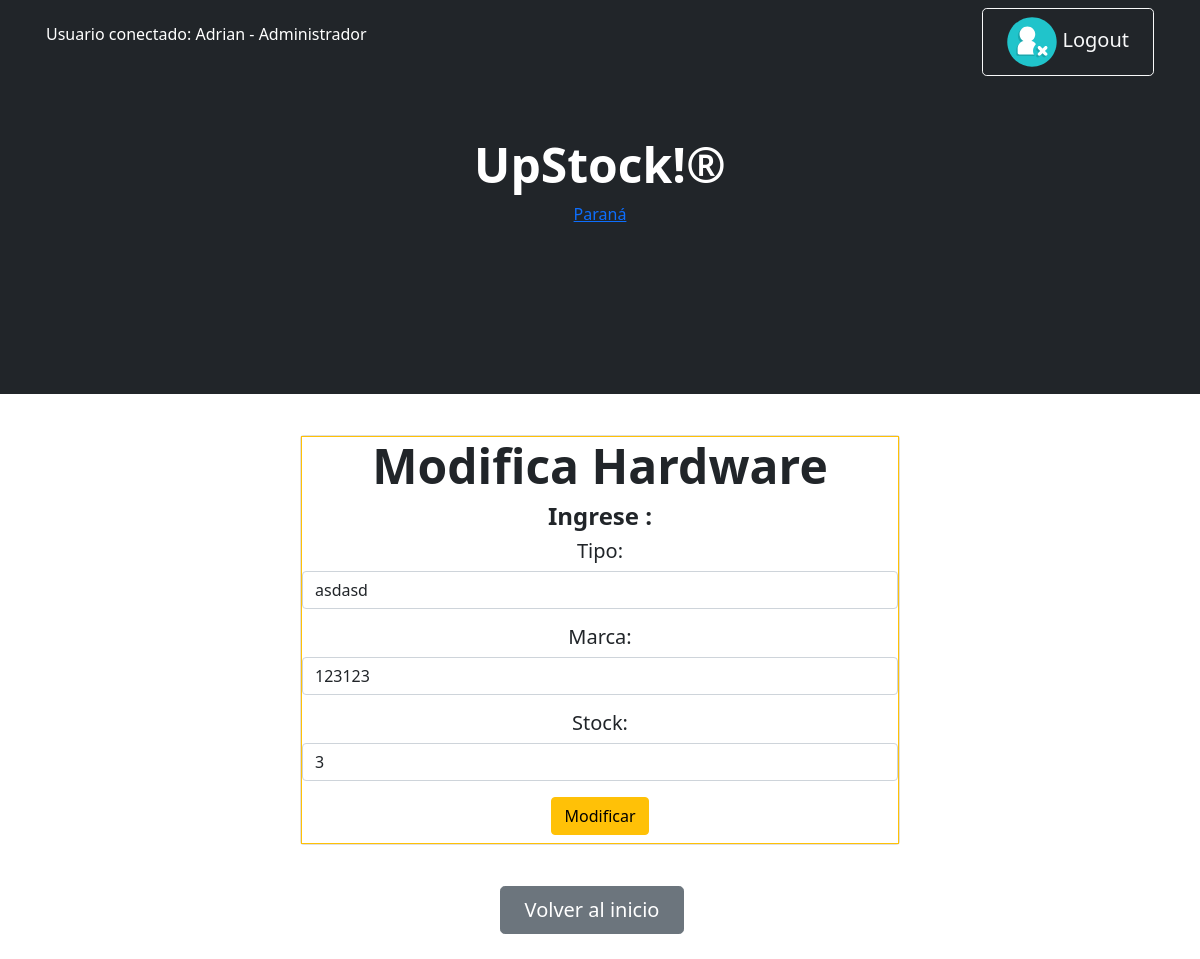
/upstock/editar_hard/2 (signed in), run on an earlier commit of the app's database.
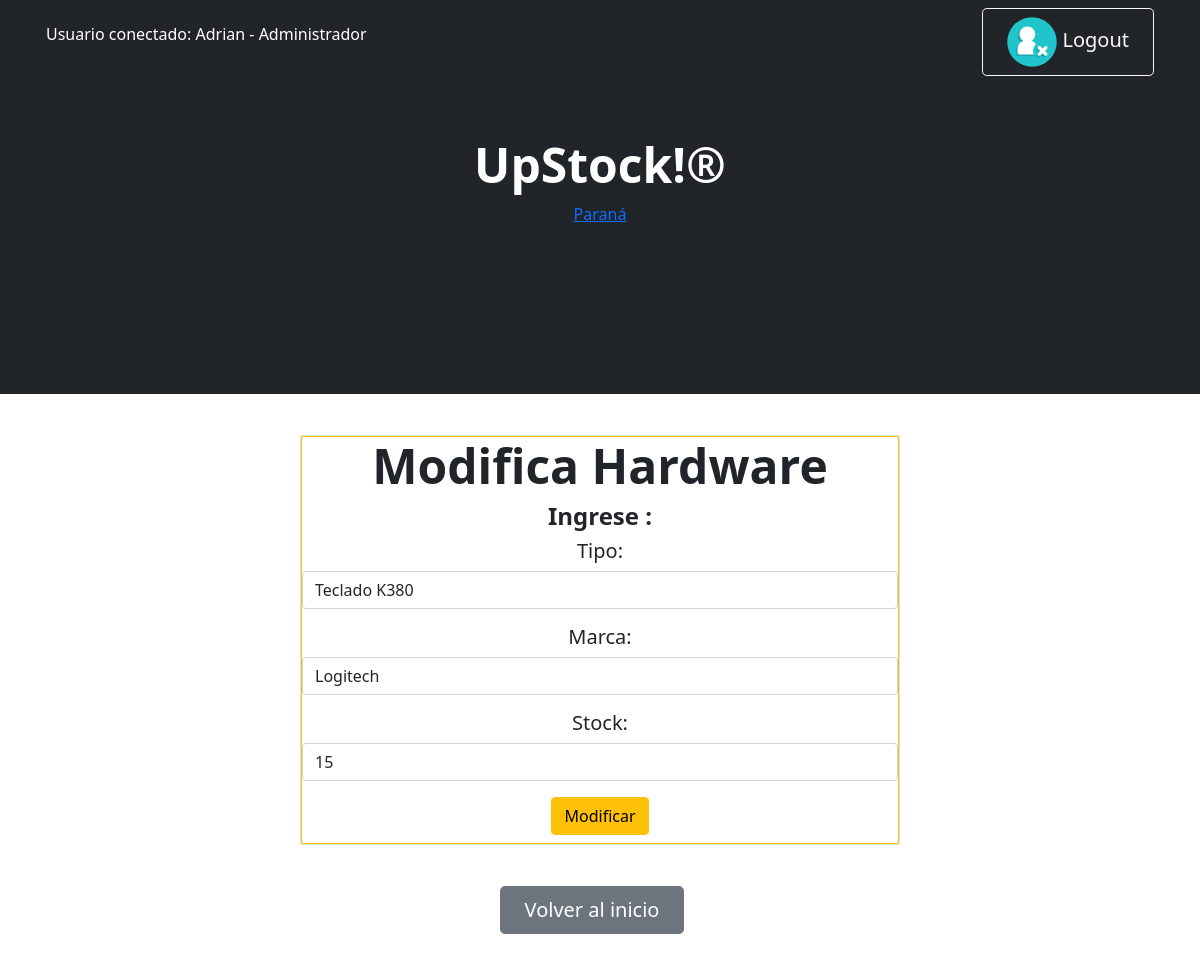
And on a later commit of the database.
### Miapp/models.py (models this page shows, shortened)
class Hardware (models.Model):
    tipo= models.CharField (max_length=50)
    marca= models.CharField (max_length=50)
    stock= models.IntegerField()

### Miapp/views.py (the view)
# urls.py: path('editar_hard/<int:id>',editar_hardware,name='editar_hard'),
@permission_required('Miapp.change_hardware', raise_exception=True)
@login_required(login_url='Inicio')
def editar_hardware(request,id):
    Hard=Hardware.objects.get(id=id)
    if request.method == "POST":
        mi_formulario = Formulario_hardware (request.POST)
        if mi_formulario.is_valid():
            data= mi_formulario.cleaned_data
            Hard.tipo=data["tipo"]
            Hard.marca=data["marca"]
            Hard.stock=data["stock"]
            Hard.save()
            return redirect("show_hard_edit")
    else:
            mi_formulario = Formulario_hardware(initial={
                "tipo": Hard.tipo,
                "marca": Hard.marca,
                "stock": Hard.stock
            })
    return render (request, "show_hard_edit_menu.html", {'mi_formulario': mi_formulario,"id":Hard.id})

### Miapp/forms.py
class Formulario_hardware (forms.ModelForm):
    class Meta:
        model=Hardware
        fields=('__all__')
        widgets={
            'tipo': forms.TextInput(attrs={'class':'form-control','placeholder':'Ej:Impresora'}),
            'marca':forms.TextInput(attrs={'class':'form-control','placeholder':'Ej: HP-2491'}),
            'stock':forms.NumberInput(attrs={'class':'form-control','placeholder':'Ingrese Cantidad'})
        }

### Miapp/templates/show_hard_edit_menu.html
{% extends 'padre.html' %}
{% load static %}
{% block Contenido_cambiante %}
        <span class="border border-warning">
        <h1 class="display-5 fw-bolder text mb-2">Modifica Hardware</h1>
        <h2 class="h4 fw-bolder">Ingrese :</h2>
        <form action = "{% url 'editar_hard' id %}"  class="h5 fw-normal"  method ="POST" > {% csrf_token %}
        {{ mi_formulario.as_p }}
        <input type="submit" class="btn btn-warning "  value = "Modificar"/>
        </form>
       </span>
{% endblock Contenido_cambiante %}

What changed in the data, as far as the page shows it:
changed Hardware: tipo "asdasd" → "Teclado K380"; marca "123123" → "Logitech"; stock "3" → "15"
